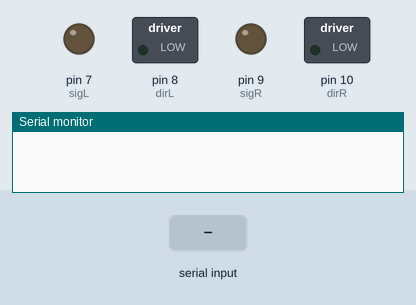
This sketch was run on a simulated Arduino Uno, built with avr-gcc and run on an emulated ATmega328P. Parts: switched loads named in the sketch (green lamp = pin HIGH), output pins drawn as LEDs (lit = HIGH), the last lines printed to the serial monitor. The test bench sets the inputs (shaded band).

Above: at 1.2 s.
1.3 s: "F" received over the second serial link
At 2.5 s:
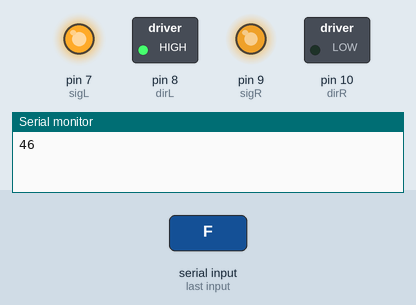
2.8 s: "L" received over the second serial link
At 3.8 s:
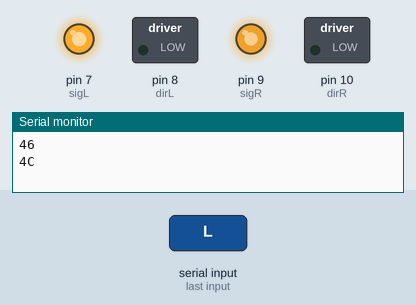
4.3 s: "B" received over the second serial link
At 4.9 s:
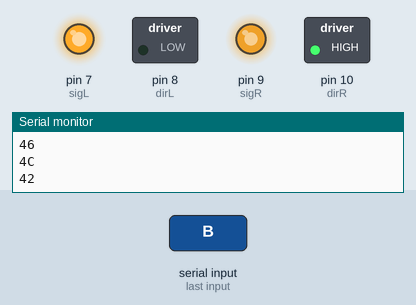
5.8 s: "R" received over the second serial link
At 7.3 s:
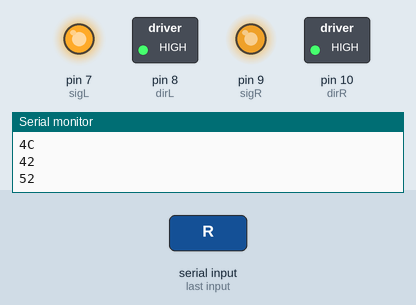
Timing chart, 0 to 8.3 s (numbered marks = the images above; inputs shaded):
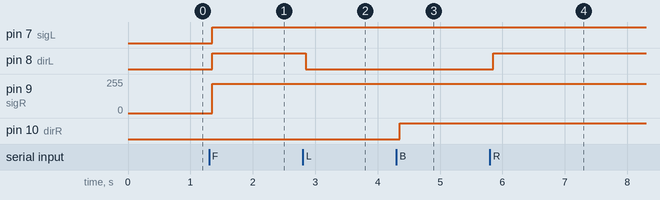

Measured:
- after the input at 1.3 s, pin 7 (sigL), pin 8 (dirL): LOW → HIGH after 0.05 s; pin 9 (sigR): 0/255 → 220/255 after 0.05 s
- after the input at 2.8 s, pin 8 (dirL): HIGH → LOW after 0.05 s
- after the input at 4.3 s, pin 10 (dirR): LOW → HIGH after 0.05 s
- after the input at 5.8 s, pin 8 (dirL): LOW → HIGH after 0.05 s

The sketch:

BTCar.ino
```cpp
#include <SoftwareSerial.h>   // 引用程式庫

/*
wire connection map
======= Module =====  ==== fayaduino ====
left gear motor SIG <----> Pin 7
left gear motor DIR <----> Pin 8

Right gear motor SIG <----> Pin 9
Right gear motor DIR <----> Pin 10

BT module VCC <----> 5V
BT module GND <----> GND
BT module RX  <----> RX(Pin 0)
========================================
*/

#define txpin 11
#define rxpin 12
#define sigL 7
#define dirL 8

#define sigR 9
#define dirR 10

int Mspeed = 220;    //減速馬達轉速(PWM範圍:0~255)
SoftwareSerial BT(txpin, rxpin); // 接收腳, 傳送腳
char BTChar ;
void setup()
{
  BT.begin(9600);
  pinMode(sigL,OUTPUT);
  pinMode(dirL,OUTPUT);
  pinMode(sigR,OUTPUT);
  pinMode(dirR,OUTPUT);
  Serial.begin(9600);
}

int temp = 0;
//steps=512 ,RPM=40, 1024=半圈

void loop()
{

  if (BT.available() >0)
      {

        BTChar = BT.read() ;
            Serial.println( BTChar, HEX) ;
        if (BTChar == 'F' )
           Advance();      //前進
        if (BTChar == 'B' )
             Retreat();   //後退
        if (BTChar == 'R' )
            Turnright();   //右轉
        if (BTChar == 'L' )
             Turnleft();    //左轉
        if (BTChar == 'S' )
            stopmove();  //停止      //停車
      }
      delay(150);

}

void Retreat() //後退
{
  analogWrite(sigL,Mspeed);
  digitalWrite(dirL,LOW);

  analogWrite(sigR,Mspeed);
  digitalWrite(dirR,HIGH);
}

void Advance() //前進
{
  analogWrite(sigL,Mspeed);
  digitalWrite(dirL,HIGH);

  analogWrite(sigR,Mspeed);
  digitalWrite(dirR,LOW);
}

void Turnright() //右轉
{
  analogWrite(sigL,Mspeed);
  digitalWrite(dirL,HIGH);

  analogWrite(sigR,Mspeed);
 digitalWrite(dirR,HIGH);
}

void Turnleft() //左轉
{
  analogWrite(sigL,Mspeed);
  digitalWrite(dirL,LOW);

  analogWrite(sigR,Mspeed);
  digitalWrite(dirR,LOW);
}

void stopmove() //停止
{
  analogWrite(sigL,0);
  digitalWrite(dirR,LOW);
  analogWrite(sigR,0);
  digitalWrite(dirL,LOW);
}
```
